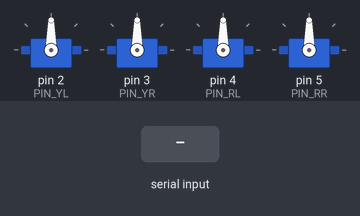
The sketch below on a simulated Arduino Nano, built with avr-gcc and run on an emulated ATmega328P. Shown: 4 × servo. Inputs (shaded band) come from the test bench. What the sketch prints to the serial monitor is not drawn.

Above: at 1.7 s.
1.8 s: "f" received over Serial
At 1.95 s:
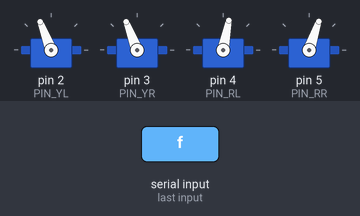
At 2.57 s:
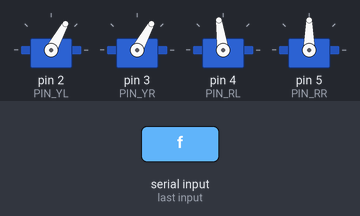
4.8 s: byte 113 ('q') received over Serial
6.8 s: "f" received over Serial
At 7.41 s:
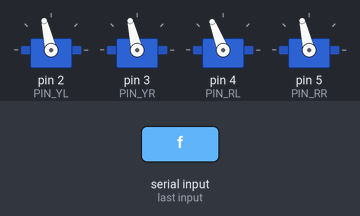
Timing chart, 0 to 21.8 s (numbered marks = the images above; inputs shaded):
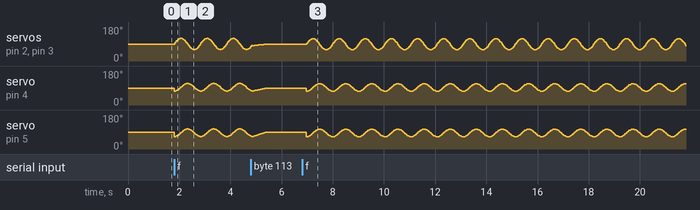

The sketch:

OttoBestModifiedCalibrationWithSave.ino
```cpp
#include <Arduino.h>
#include <Wire.h>
#include <SoftwareSerial.h>
#include <EEPROM.h>
#include <Otto9.h> //-- Otto Library version 9

Otto9 Otto; //This is Otto!

#define PIN_YL       2 // `servo[0]` left leg
#define PIN_YR       3 // `servo[1]` right leg
#define PIN_RL       4 // `servo[2]` left foot
#define PIN_RR       5 // `servo[3]` right foot
#define PIN_TRIGGER  8 // TRIGGER pin (8)
#define PIN_ECHO     9 // ECHO pin (9)
#define PIN_BUZZER  13 // BUZZER pin (13)

double angle_rad = PI / 180.0;
double angle_deg = 180.0 / PI;
int YL;
int YR;
int RL;
int RR;
double charRead;

void setup() {
    Otto.init(PIN_YL, PIN_YR, PIN_RL, PIN_RR, true, A6, PIN_BUZZER, PIN_TRIGGER, PIN_ECHO); // Set the servo pins and ultrasonic pins and Buzzer pin
    Serial.begin(115200);

    YL = EEPROM.read(0);
    if (YL > 128) YL -= 256;

    YR = EEPROM.read(1);
    if (YR > 128) YR -= 256;

    RL = EEPROM.read(2);
    if (RL > 128) RL -= 256;

    RR = EEPROM.read(3);
    if (RR > 128) RR -= 256;

    Otto.home();

    Serial.println("OTTO CALIBRATION PROGRAM");
    Serial.println("PRESS a or z for adjusting Left Leg");
    Serial.println("PRESS s or x for adjusting Left Foot");
    Serial.println("PRESS k or m for adjusting Right Leg");
    Serial.println("PRESS j or n for adjusting Right Foot");
    Serial.println();
    Serial.println("PRESS f to test Otto walking");
    Serial.println("PRESS h to return servos to home position");
    Serial.println("PRESS q to save the position");
}

void loop() {
    if (Serial.available() > 0) {
        charRead = Serial.read();
    }
    if (charRead == 'a') {
        YL++;
        Otto.setTrims(YL, YR, RL, RR);
        calibHomePos();
    } else {
        if (charRead == 'z') {
            YL--;
            Otto.setTrims(YL, YR, RL, RR);
            calibHomePos();
        } else {
            if (charRead == 's') {
                RL++;
                Otto.setTrims(YL, YR, RL, RR);
                calibHomePos();
            } else {
                if (charRead == 'x') {
                    RL--;
                    Otto.setTrims(YL, YR, RL, RR);
                    calibHomePos();
                } else {
                    if (charRead == 'k') {
                        YR++;
                        Otto.setTrims(YL, YR, RL, RR);
                        calibHomePos();
                    } else {
                        if (charRead == 'm') {
                            YR--;
                            Otto.setTrims(YL, YR, RL, RR);
                            calibHomePos();
                        } else {
                            if (charRead == 'j') {
                                RR++;
                                Otto.setTrims(YL, YR, RL, RR);
                                calibHomePos();
                            } else {
                                if (charRead == 'n') {
                                    RR--;
                                    Otto.setTrims(YL, YR, RL, RR);
                                    calibHomePos();
                                } else {
                                    if (charRead == 'f') {
                                        Otto.walk(1, 1000, 1);
                                    } else {
                                        if (charRead == 'h') {
                                            Otto.home();
                                        } else {
                                            if (charRead == 'q') {
                                                Otto.setTrims(YL, YR, RL, RR);
                                                calibHomePos();
                                                Otto.saveTrimsOnEEPROM();
                                            }
                                        }
                                    }
                                }
                            }
                        }
                    }
                }
            }
        }
    }
}

void calibHomePos() {
    int servoPos[4];
    servoPos[0] = 90;
    servoPos[1] = 90;
    servoPos[2] = 90;
    servoPos[3] = 90;
    Otto._moveServos(500, servoPos);
    Otto.detachServos();
}
```
